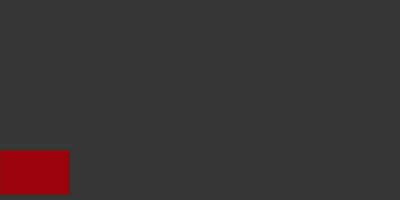
Frame 1 (no input)
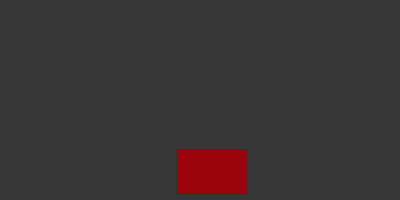
Frame 60 (no input)
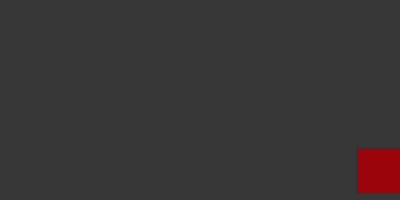
Frame 120 (the mouse pressed at the canvas centre since frame 60)

The p5.js sketch that drew these frames (run headless with seeded random() and noise() and a simulated clock; from frame 60 on, the mouse is pressed at the canvas centre):

// p5.js sketch
// ── sketch.js
// Where is the car
let x, y;

class Carro {
  constructor(alto,ancho,color,name){
  this.alto=alto;
  this.ancho=ancho;
  this.color=color;
this.name=name;
  }
}



function setup() {
  
  createCanvas(400, 200);
  // Starts position
  y = height - height/4;
  x = 0;
let micarro= new Carro (10,20,(red),"minave");
console.log("canvas height is"  + this. height);
console.log("canvas width is"  + this. width);
console.log("canvas anho is"  + micarro.ancho);
console.log("canvas height is"  + micarro.alto);
console.log("Nombre de mi carro es:"  + micarro.name);
}

function draw() {
  background(55);  
  display();
  move();
}


function move(){
  // Jiggling randomly
  y = y + random(-1, 1);
  
  if (x > width) {
    // Reset 
    x = 0;
    y = height - height/4;
  } else {
    // Moving up at a constant speed velocidad
    x = x + 3;
  }
}
//abajo es para rect tamañol carro fill color
function display(){
  // Draw a car
  stroke(50);
  fill(155,4,10);
  rect(x, y, 70, 45);
}
